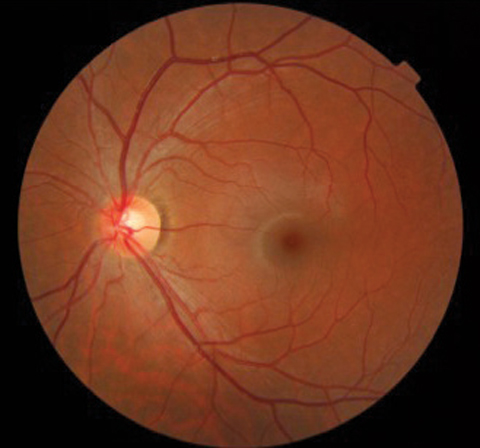
#> input picture 074_ro0218_f5-3.jpg, 480 x 448 px
$ python -i image_loader.py   (imports and definitions only)
#> lines starting #> are read from the running program, lines starting #| are printed output that depends on the picture; after the words box and inside, x2 and y2 are one past the last pixel; in counts of white or black regions, pixels touching at a corner belong together
#> further down, picture is the input picture: shape (448, 480, 3); mean B, G, R 30.7, 52.6, 104.2
"""
preprocessing/image_loader.py
------------------------------
Exact replication of the v10 notebook preprocessing pipeline.

Chain: circular_crop → green_channel_boost → ben_graham → clahe_enhance → RGB

All constants (IMG_SIZE, sigmaX, CLAHE clip limits) are kept identical to CFG
in the training notebook so train/inference consistency is guaranteed.
"""

import cv2
import numpy as np

# ── Constants (mirror CFG in notebook) ───────────────────────────────────────
IMG_SIZE = 224


# ── Individual stages ─────────────────────────────────────────────────────────

def circular_crop(img: np.ndarray) -> np.ndarray:
    """
    Detect fundus region by thresholding on grayscale and crop to
    bounding box of the largest contour. Removes black background.
    Always resizes output to (IMG_SIZE, IMG_SIZE).
    """
    gray = cv2.cvtColor(img, cv2.COLOR_BGR2GRAY)
    _, mask = cv2.threshold(gray, 10, 255, cv2.THRESH_BINARY)
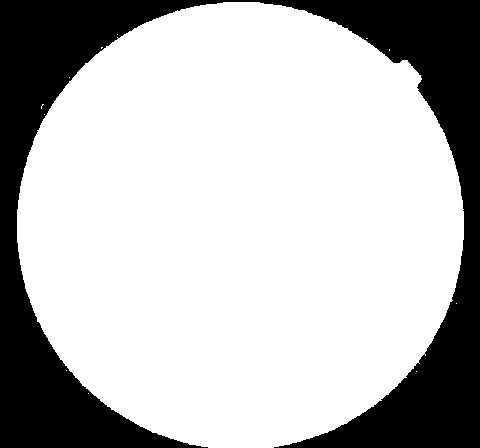
#> mask: shape (448, 480); 73.3% white; 1 black region
    contours, _ = cv2.findContours(mask, cv2.RETR_EXTERNAL, cv2.CHAIN_APPROX_SIMPLE)
#> contours = 12 contours, 11 with area under 20; largest, box (x1, y1, x2, y2) and area: (17, 2, 464, 448) 156908
    if contours:
        c = max(contours, key=cv2.contourArea)
#> c = contour of 660 points, box (x1, y1, x2, y2) (17, 2, 464, 448), area 156908
        x, y, w, h = cv2.boundingRect(c)
#> x = 17; y = 2; w = 447; h = 446
        img = img[y : y + h, x : x + w]
    return cv2.resize(img, (IMG_SIZE, IMG_SIZE))


def green_channel_boost(img: np.ndarray) -> np.ndarray:
    """
    v10 NEW: Amplify green channel (most informative for DR lesions).
    - CLAHE on green channel (clipLimit=3.0)
    - Attenuate red channel (0.4 × red + 0.6 × green)
    Input/output: BGR image.
    """
    b, g, r = cv2.split(img)
    clahe = cv2.createCLAHE(clipLimit=3.0, tileGridSize=(8, 8))
    g_eq = clahe.apply(g)
    r_att = cv2.addWeighted(r, 0.4, g, 0.6, 0)
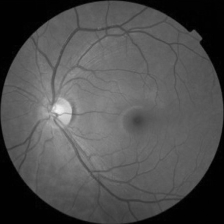
#> r_att: shape (224, 224); min 0, max 243, mean 78.8
    return cv2.merge([b, g_eq, r_att])


def ben_graham(img: np.ndarray, sigmaX: int = 10) -> np.ndarray:
    """
    Circle-crop resize + Gaussian-subtract normalisation.
    Boosts local lesion contrast by removing low-frequency illumination.
    """
#> called with sigmaX = 10
    img = cv2.resize(img, (IMG_SIZE, IMG_SIZE))
    blurred = cv2.GaussianBlur(img, (0, 0), sigmaX)
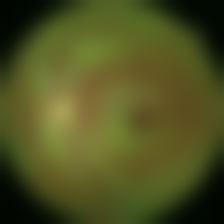
#> blurred: shape (224, 224, 3); mean of channels 0, 1, 2 33, 82.4, 79; drawn as B, G, R
    return cv2.addWeighted(img, 4, blurred, -4, 128)


def clahe_enhance(img: np.ndarray) -> np.ndarray:
    """
    CLAHE on the L-channel of LAB colour space.
    Sharpens microaneurysms and haemorrhagic spots.
    clipLimit=2.0, tileGridSize=(8,8).
    """
    lab = cv2.cvtColor(img, cv2.COLOR_BGR2LAB)
#> lab: shape (224, 224, 3); mean of channels 0, 1, 2 138.2, 128.7, 128.9
    l, a, b = cv2.split(lab)
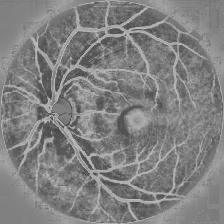
#> a: shape (224, 224); min 66, max 194, mean 128.7
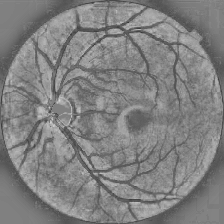
#> b: shape (224, 224); min 55, max 215, mean 128.9
    l_eq = cv2.createCLAHE(clipLimit=2.0, tileGridSize=(8, 8)).apply(l)
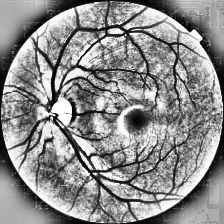
#> l_eq: shape (224, 224); min 1, max 255, mean 140.6
    return cv2.cvtColor(cv2.merge([l_eq, a, b]), cv2.COLOR_LAB2BGR)
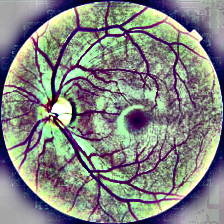
#> returned value: shape (224, 224, 3); mean B, G, R 130.2, 133.3, 130.8


# ── Full pipeline ─────────────────────────────────────────────────────────────

def _apply_pipeline(bgr_img: np.ndarray) -> np.ndarray:
    """
    Internal: apply the complete chain to a BGR numpy image.
    Returns an RGB numpy array of shape (IMG_SIZE, IMG_SIZE, 3) dtype uint8.
    """
    img = circular_crop(bgr_img)
    img = green_channel_boost(img)
    img = ben_graham(img)
    img = clahe_enhance(img)
    return cv2.cvtColor(img, cv2.COLOR_BGR2RGB)


def preprocess_bytes(image_bytes: bytes) -> np.ndarray:
    """
    Decode raw image bytes (PNG / JPEG / etc.) and apply the full
    v10 preprocessing pipeline.

    Returns
    -------
    np.ndarray  shape (IMG_SIZE, IMG_SIZE, 3), dtype uint8, RGB colour order.

    Raises
    ------
    ValueError  if the bytes cannot be decoded as an image.
    """
    nparr = np.frombuffer(image_bytes, np.uint8)
    bgr = cv2.imdecode(nparr, cv2.IMREAD_COLOR)
    if bgr is None:
        raise ValueError(
            "Could not decode image bytes. "
            "Ensure the file is a valid PNG/JPEG/BMP/TIFF."
        )
    return _apply_pipeline(bgr)


def preprocess_path(path: str) -> np.ndarray:
    """
    Load an image from *path* and apply the full v10 preprocessing pipeline.

    Returns
    -------
    np.ndarray  shape (IMG_SIZE, IMG_SIZE, 3), dtype uint8, RGB colour order.

    Raises
    ------
    ValueError  if the file cannot be read.
    """
    bgr = cv2.imread(path)
    if bgr is None:
        raise ValueError(f"Could not read image at path: {path!r}")
    return _apply_pipeline(bgr)

>>> import cv2
>>> picture = cv2.imread('../../074_ro0218_f5-3.jpg')
>>> result = _apply_pipeline(picture)
